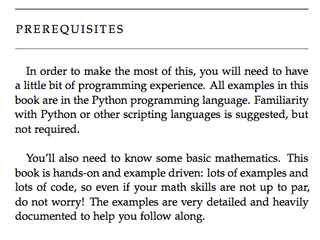
#> input picture CorePython/CorePython-1/unit_13_case_studies/extract_text_from_image/image_4.PNG, 320 x 240 px, shrunk from 474 x 356 before the run, found by its file name
$ python ReadingImage3.py
#> lines starting #> are read from the running program, lines starting #| are printed output that depends on the picture
from PIL import Image
import pytesseract
import argparse
import cv2
import os
pytesseract.pytesseract.tesseract_cmd = r'C:\\Program Files\\Tesseract-OCR\\tesseract.exe'
#preprocess = "thresh"
preprocess = "blur"

image = cv2.imread("image_4.png")
#> image is the input picture: shape (240, 320, 3); mean B, G, R 232.7, 232.5, 232.6
gray = cv2.cvtColor(image, cv2.COLOR_BGR2GRAY)
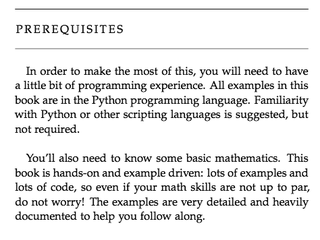
#> gray: shape (240, 320); min 0, max 255, mean 232.5

if preprocess == "thresh":
	gray = cv2.threshold(gray, 0, 255, cv2.THRESH_BINARY | cv2.THRESH_OTSU)[1]
elif preprocess == "blur":
	gray = cv2.medianBlur(gray, 3)
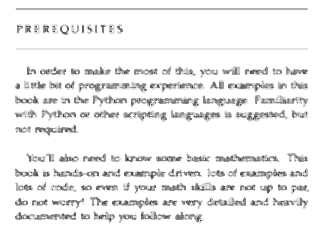
#> gray: shape (240, 320); min 45, max 255, mean 238.4

filename = "{}.png".format(os.getpid())
cv2.imwrite(filename, gray)

#> (the run stopped early here; a loop or call above may not have finished)

$ run again, with CorePython/CorePython-1/unit_13_case_studies/extract_text_from_image/image_1.JPG saved as CorePython/CorePython-1/unit_13_case_studies/extract_text_from_image/image_4.PNG
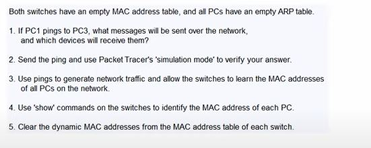
#> input picture CorePython/CorePython-1/unit_13_case_studies/extract_text_from_image/image_1.JPG, 371 x 148 px, shrunk from 551 x 219 before the run, found by its file name
#> image is the input picture: shape (148, 371, 3); mean B, G, R 236.2, 232.9, 232.2
#> `gray = cv2.medianBlur(gray, 3)`:
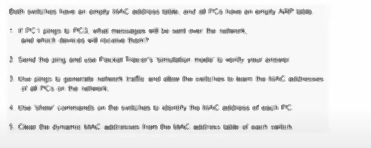
#> gray: shape (148, 371); min 93, max 255, mean 235.2
